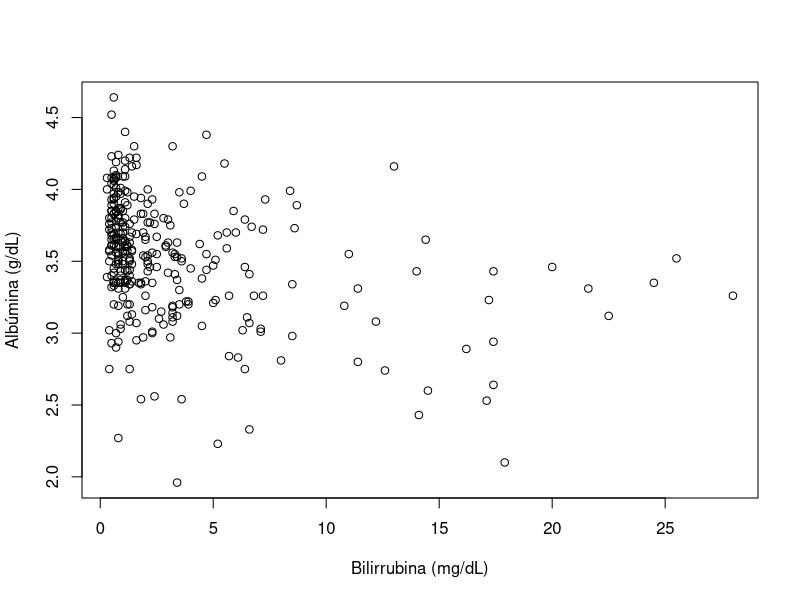

R code for this plot:
## ---- chunk 1
#| echo: true
library(survival)
d <- pbc[!is.na(pbc$trt), ]                    # los 312 pacientes del ensayo

plot(d$bili, d$albumin, xlab = "Bilirrubina (mg/dL)", ylab = "Albúmina (g/dL)")

cor.test(d$bili, d$albumin)                               # Pearson
cor.test(d$bili, d$albumin, method = "spearman", exact = FALSE)  # Spearman
cor.test(log(d$bili), d$albumin)                          # Pearson con log(bilirrubina)
